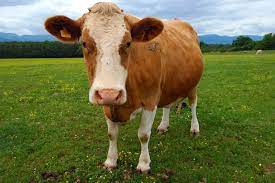
#> input picture 05_Projects on AI/cow.jpg, 275 x 183 px, found by its file name
$ jupyter execute --allow-errors '02_Face-Recogniser using LogRegression.ipynb'
#> lines starting #> are read from the running program, lines starting #| are printed output that depends on the picture
#> (reads 05_Projects on AI/Trained_face_reco_model.pkl from the repository)
# Face recognition using Logistic Regression
The idea is to make a face recognition model using exactly logistic regression.
This will not be a good face detection model, but this will be a face recognition model.

The datasets used are:
 - https://www.kaggle.com/datasets/atulanandjha/lfwpeople
 - https://www.kaggle.com/datasets/lasaljaywardena/animal-images-dataset

[cell 1]
import cv2
import numpy as np
import pandas as pd
import matplotlib.pyplot as plt
import os
from sklearn.linear_model import LogisticRegression

# Data Preprocessing

Reshaping all images to (128,128)

[cell 2]
'''
import os
face_dir = '/home/arjun/Desktop/Datasets/Face Detection/Faces'
non_face_dir = '/home/arjun/Desktop/Datasets/Face Detection/Not Faces'
source_dir = non_face_dir
destination_dir = '/home/arjun/Desktop/Datasets/new_images'

target_size = (128, 128)
os.makedirs(destination_dir, exist_ok=True)

for filename in os.listdir(source_dir):
    if filename.lower().endswith('.jpg'):
        image_path = os.path.join(source_dir, filename)
        img = cv2.imread(image_path)
        if img is not None:
            resized_img = cv2.resize(img, target_size)
            destination_path = os.path.join(destination_dir, filename)
            cv2.imwrite(destination_path, resized_img)
'''
print("This code cleans up the dataset, by changing their size to 128X128. This is commented, because it has to be used only once")

Playing with Dataset

[cell 3]
path = '/home/arjun/Desktop/Datasets/Face Detection/All Faces/E_Clay_Shaw_0001.jpg' # Path to image
image = cv2.imread(path)
#> (the rest of this cell did not finish here and is left out)

[cell 4]
path = '/home/arjun/Desktop/Datasets/Face Detection/All Non Faces/1633802584634_Apple Konda Pigeon for sale.jpg' # Path to image
image = cv2.imread(path)
# image = cv2.cvtColor(image, cv2.COLOR_BGR2RGB)
#> (the rest of this cell did not finish here and is left out)

Train test split

[cell 5]
'''
import os
import shutil
import random
source_dir = '/home/arjun/Desktop/Datasets/Face Detection/All Non Faces'
destination_dir = '/home/arjun/Desktop/Datasets/Face Detection/non_faces_train'
num_files_to_move = 5000
all_files = os.listdir(source_dir)
files_to_move = random.sample(all_files, num_files_to_move)
for filename in files_to_move:
    source_path = os.path.join(source_dir, filename)
    destination_path = os.path.join(destination_dir, filename)

    # Move the file from the source to the destination directory
    shutil.move(source_path, destination_path)
'''
print("Created train test split with 5000 train images and 500 test images.")

Convert dataset into usable format (np array)

[cell 6]
source_dir = '/home/arjun/Desktop/Datasets/Face Detection/faces_train'
image_list = []
#> (the rest of this cell did not finish here and is left out)

[cell 7]
source_dir = '/home/arjun/Desktop/Datasets/Face Detection/non_faces_train'
image_list = []
#> (the rest of this cell did not finish here and is left out)

[cell 8]
source_dir = '/home/arjun/Desktop/Datasets/Face Detection/faces_test'
image_list = []
#> (the rest of this cell did not finish here and is left out)

[cell 9]
source_dir = '/home/arjun/Desktop/Datasets/Face Detection/non_faces_test'
image_list = []
#> (the rest of this cell did not finish here and is left out)

[cell 10]
y_train1 = np.array([1 for i in range(5000)])
y_train2 = np.array([0 for i in range(5000)])
y_test1 = np.array([1 for i in range(500)])
y_test2 = np.array([0 for i in range(500)])

#> (a cell that did not finish here is left out)

#> (a cell that did not finish here is left out)

Thus, we have the numpy representation of the dataset.

# Model Creation

#> (a cell that did not finish here is left out)

#> (a cell that did not finish here is left out)

#> (a cell that did not finish here is left out)

[cell 16]
import joblib
#> (the rest of this cell did not finish here and is left out)

# Inference

[cell 17]
import cv2
import joblib
import matplotlib.pyplot as plt

[cell 18]
def face_classify(path, model):
    img = cv2.imread(path)
#> img is the input picture: shape (183, 275, 3); mean B, G, R 68.2, 112.5, 109.1
    img = cv2.cvtColor(img, cv2.COLOR_BGR2RGB)
    img = cv2.resize(img, (128,128))
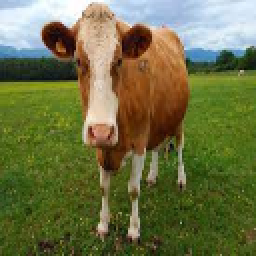
#> img: shape (128, 128, 3) (shown 2 times larger); mean R, G, B 109, 112.4, 68.1
    plt.imshow(img)
    img = img / 255.0  # normalise
    img = img.reshape(-1, 128*128*3)
    print('Face Detected' if model.predict(img).item() else 'Face Not Detected')
#| Face Not Detected

[cell 19]
model = joblib.load('Trained_face_reco_model.pkl')

[cell 20]
image = face_classify('/home/arjun/Desktop/GitHub/AI-Notes/05_Projects on AI/cow.jpg',model)

[cell 21]
image = face_classify('/home/arjun/Desktop/GitHub/AI-Notes/05_Projects on AI/Kobe_Bryant_0003.jpg',model)
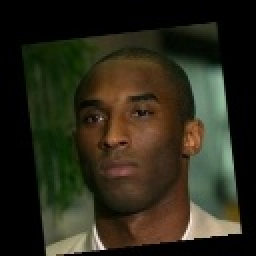
#> input picture 05_Projects on AI/Kobe_Bryant_0003.jpg, 128 x 128 px, found by its file name (shown 2 times larger)
#> in face_classify, img is the input picture: shape (128, 128, 3); mean B, G, R 25.6, 40.2, 42.9
#| Face Detected
